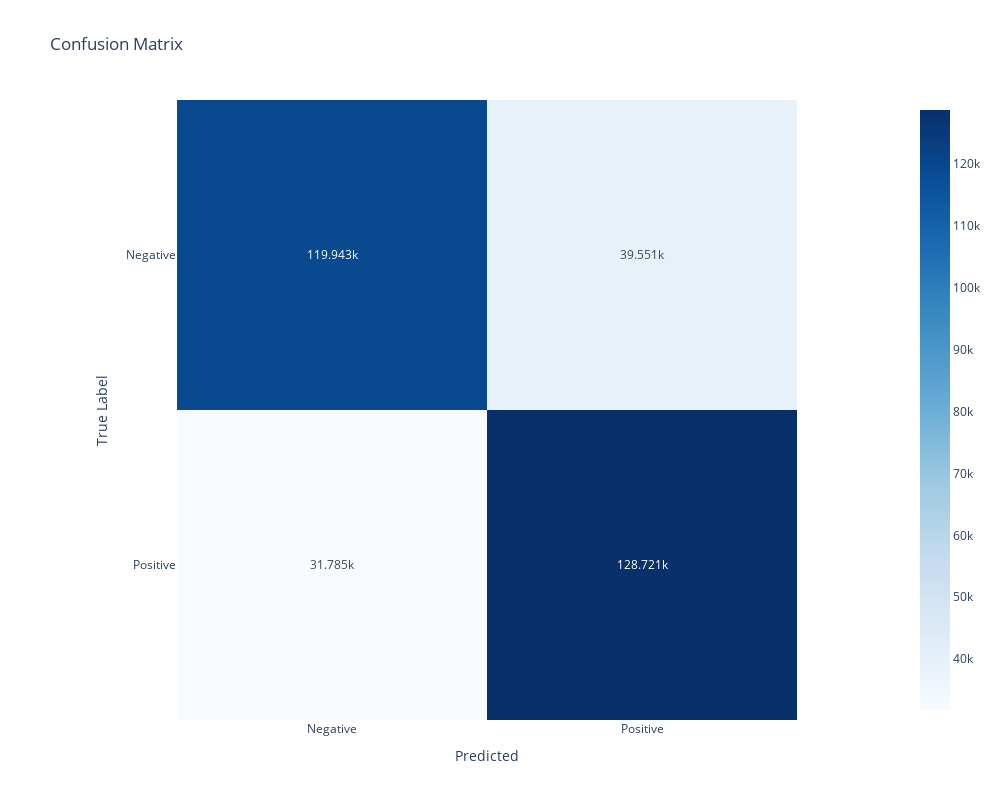

Notebook code for this chart:
### Markdown cell above
We are gonna use now GridSearchCV to find the best hyperparmeters !

### Code cell
from sklearn.linear_model import LogisticRegression


model = Model(X, y, LogisticRegression(), CountVectorizer(preprocessor=preprocess))

# Fit the model
model.fit()

# Predict on the test data
y_pred = model.predict()


# Generate a classification report
model.report(model.y_test, y_pred, class_labels)

### Figure 1 — Plotly figure (JSON) as saved in the notebook; plotly's stock layout.template omitted (floating-point values rounded to 4 significant figures)
{"data": [{"coloraxis": "coloraxis", "hovertemplate": "Predicted: %{x}<br>True Label: %{y}<br>color: %{z}<extra></extra>", "name": "0", "texttemplate": "%{z}", "type": "heatmap", "x": ["Negative", "Positive"], "xaxis": "x", "y": ["Negative", "Positive"], "yaxis": "y", "z": [[119943, 39551], [31785, 128721]]}], "layout": {"coloraxis": {"colorscale": [[0, "rgb(247,251,255)"], [0.125, "rgb(222,235,247)"], [0.25, "rgb(198,219,239)"], [0.375, "rgb(158,202,225)"], [0.5, "rgb(107,174,214)"], [0.625, "rgb(66,146,198)"], [0.75, "rgb(33,113,181)"], [0.875, "rgb(8,81,156)"], [1, "rgb(8,48,107)"]]}, "height": 800, "title": {"text": "Confusion Matrix"}, "width": 1000, "xaxis": {"anchor": "y", "constrain": "domain", "domain": [0, 1], "scaleanchor": "y", "title": {"text": "Predicted"}}, "yaxis": {"anchor": "x", "autorange": "reversed", "constrain": "domain", "domain": [0, 1], "title": {"text": "True Label"}}}}
